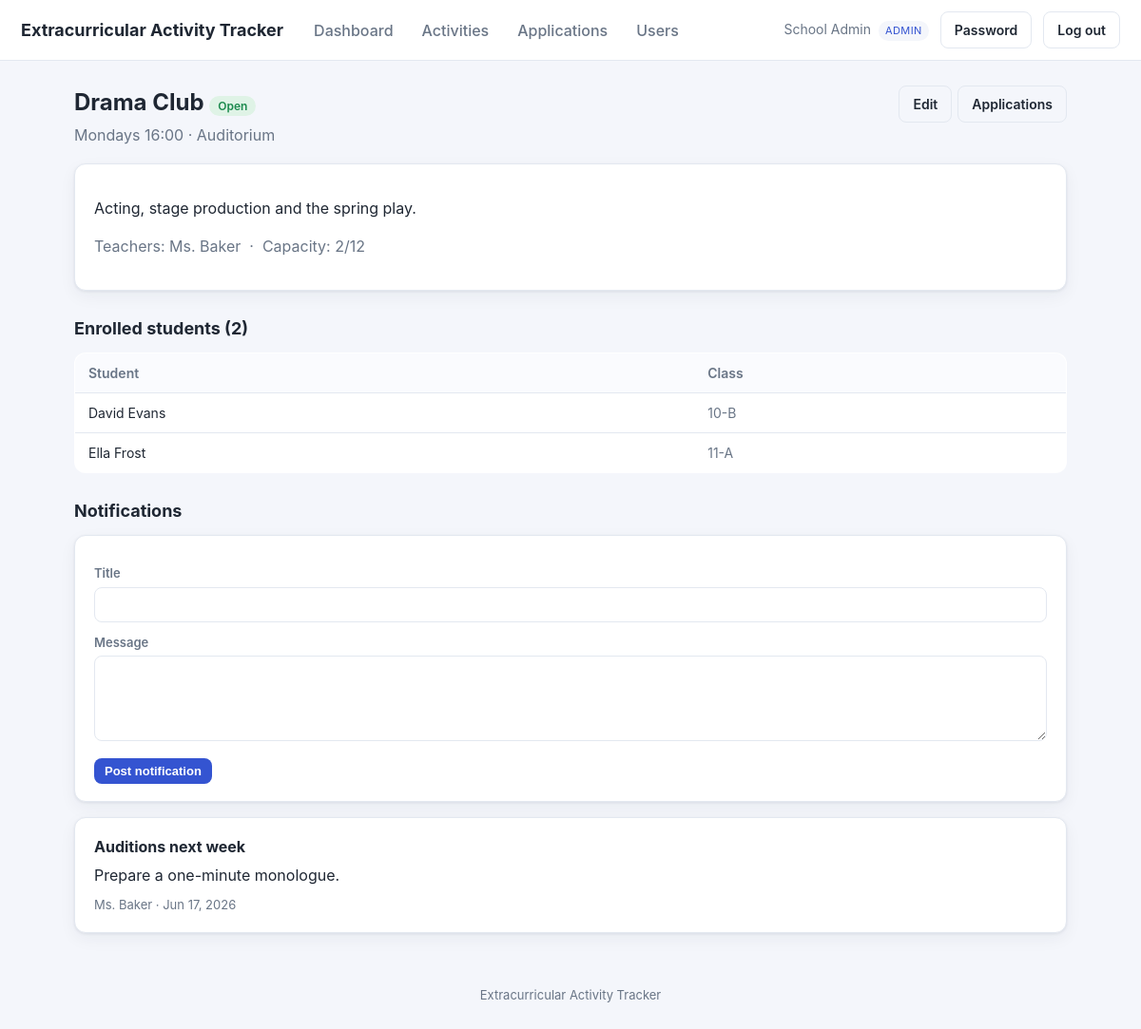
The page /activity_view.php?id=2 (signed in) on the database its author committed.
### tables this page shows
CREATE TABLE users (
  id          INT AUTO_INCREMENT PRIMARY KEY,
  name        VARCHAR(120) NOT NULL,
  email       VARCHAR(190) NOT NULL UNIQUE,
  password    VARCHAR(255) NOT NULL,
  role        ENUM('admin','teacher','student') NOT NULL,
  grade_class VARCHAR(40) DEFAULT NULL,         
  active      TINYINT(1) NOT NULL DEFAULT 1,
  must_change_password TINYINT(1) NOT NULL DEFAULT 0,
  created_at  DATETIME NOT NULL DEFAULT CURRENT_TIMESTAMP
);

CREATE TABLE activities (
  id            INT AUTO_INCREMENT PRIMARY KEY,
  name          VARCHAR(150) NOT NULL,
  description   TEXT,
  location      VARCHAR(150) DEFAULT NULL,
  schedule_text VARCHAR(150) DEFAULT NULL,      
  max_students  INT NOT NULL DEFAULT 20,
  status        ENUM('open','closed','archived') NOT NULL DEFAULT 'open',
  created_by    INT DEFAULT NULL,
  created_at    DATETIME NOT NULL DEFAULT CURRENT_TIMESTAMP,
  CONSTRAINT fk_act_creator FOREIGN KEY (created_by) REFERENCES users(id) ON DELETE SET NULL
);

CREATE TABLE notifications (
  id          INT AUTO_INCREMENT PRIMARY KEY,
  activity_id INT NOT NULL,
  title       VARCHAR(160) NOT NULL,
  message     TEXT NOT NULL,
  created_by  INT DEFAULT NULL,
  created_at  DATETIME NOT NULL DEFAULT CURRENT_TIMESTAMP,
  CONSTRAINT fk_not_activity FOREIGN KEY (activity_id) REFERENCES activities(id) ON DELETE CASCADE,
  CONSTRAINT fk_not_creator  FOREIGN KEY (created_by)  REFERENCES users(id)      ON DELETE SET NULL
);

### includes/db.php (called while the page is built, shortened)
<?php
function db(): PDO {
    static $pdo = null;
    if ($pdo === null) {
        $dsn = 'mysql:host=' . DB_HOST . ';dbname=' . DB_NAME . ';charset=utf8mb4';
        try {
            $pdo = new PDO($dsn, DB_USER, DB_PASS, [
                PDO::ATTR_ERRMODE            => PDO::ERRMODE_EXCEPTION,
                PDO::ATTR_DEFAULT_FETCH_MODE => PDO::FETCH_ASSOC,
                PDO::ATTR_EMULATE_PREPARES   => false,
            ]);
        } catch (PDOException $e) {
            http_response_code(500);
            die('Database connection failed. Check config.php. '
                . (DEBUG ? '(' . htmlspecialchars($e->getMessage()) . ')' : ''));
        }
    }
    return $pdo;
}

### includes/auth.php (called while the page is built, shortened)
<?php
require_once __DIR__ . '/db.php';
require_once __DIR__ . '/functions.php';
function current_user(): ?array {
    static $u = null;
    if ($u === null) {
        $st = db()->prepare('SELECT * FROM users WHERE id=? AND active=1');
        $st->execute([$_SESSION['uid']]);
        $u = $st->fetch() ?: null;
    }
    return $u;
}
function require_login(): array {
    $u = current_user();
    return $u;
}
function is_admin(array $u): bool   { return $u['role'] === 'admin'; }
function can_manage_activity(array $u, int $activityId): bool {
    if (is_admin($u)) return true;
    return false;
}

### activity_view.php (the view, shortened to what this page needs)
<?php
require_once __DIR__ . '/includes/auth.php';
$u = require_login();
$id = (int)($_GET['id'] ?? 0);
$st = db()->prepare("SELECT * FROM activities WHERE id=?");
$st->execute([$id]);
$a = $st->fetch();
$manages = can_manage_activity($u, $id);
$tt = db()->prepare("SELECT u.name FROM users u JOIN activity_teachers t ON t.teacher_id=u.id WHERE t.activity_id=? ORDER BY u.name");
$tt->execute([$id]);
$teachers = array_column($tt->fetchAll(), 'name');
$em = db()->prepare("SELECT u.name,u.grade_class FROM applications ap JOIN users u ON u.id=ap.student_id
                     WHERE ap.activity_id=? AND ap.status='approved' ORDER BY u.name");
$em->execute([$id]);
$members = $em->fetchAll();
$enrolled = count($members);
$full = $enrolled >= $a['max_students'];
$nt = db()->prepare("SELECT n.*, u.name AS author FROM notifications n LEFT JOIN users u ON u.id=n.created_by
                     WHERE n.activity_id=? ORDER BY n.created_at DESC");
$nt->execute([$id]);
$notes = $nt->fetchAll();
include __DIR__ . '/includes/header.php';
?>
<div style="display:flex;justify-content:space-between;align-items:flex-start;flex-wrap:wrap;gap:10px">
  <div>
    <h1><?= e($a['name']) ?> <?= status_badge($a['status']) ?></h1>
    <p class="sub"><?= e($a['schedule_text'] ?: 'No schedule set') ?> <?= $a['location']? '· '.e($a['location']):'' ?></p>
  </div>
  <div class="row-actions">
    <?php if ($manages): ?>
      <a class="btn btn-ghost" href="activity_edit.php?id=<?= $id ?>">Edit</a>
      <a class="btn btn-ghost" href="applications.php?activity=<?= $id ?>">Applications</a>
    <?php endif; ?>
  </div>
</div>
<div class="card">
  <p><?= nl2br(e($a['description'] ?: 'No description.')) ?></p>
  <p class="muted">Teachers: <?= $teachers ? e(implode(', ', $teachers)) : '—' ?>
     &nbsp;·&nbsp; Capacity: <?= $enrolled ?>/<?= (int)$a['max_students'] ?><?= $full?' (full)':'' ?></p>
</div>
<?php if ($manages): ?>
<h2>Enrolled students (<?= $enrolled ?>)</h2>
<?php if (!$members): ?><div class="card muted">No students enrolled yet.</div><?php else: ?>
<table><tr><th>Student</th><th>Class</th></tr>
<?php foreach ($members as $m): ?><tr><td><?= e($m['name']) ?></td><td class="muted"><?= e($m['grade_class'] ?: '—') ?></td></tr><?php endforeach; ?>
</table>
<?php endif; ?>
<?php endif; ?>
<h2>Notifications</h2>
<?php if ($manages): ?>
<div class="card">
  <form method="post">
    <label>Title</label><input name="title" required>
    <label>Message</label><textarea name="message" required></textarea>
    <div style="margin-top:12px"><button class="btn btn-sm">Post notification</button></div>
  </form>
</div>
<?php endif; ?>
<?php if (!$notes): ?><div class="card muted">No notifications yet.</div><?php else: ?>
  <?php foreach ($notes as $n): ?>
    <div class="card">
      <strong><?= e($n['title']) ?></strong>
      <div style="margin:6px 0"><?= nl2br(e($n['message'])) ?></div>
      <span class="muted" style="font-size:13px"><?= e($n['author'] ?: 'Staff') ?> · <?= e(date('M j, Y', strtotime($n['created_at']))) ?></span>
    </div>
  <?php endforeach; ?>
<?php endif; ?>
<?php include __DIR__ . '/includes/footer.php'; ?>

### includes/header.php (shortened to what this page needs)
<?php
$u = $u ?? current_user();
?><!DOCTYPE html>
<html lang="en">
<head>
<link rel="stylesheet" href="assets/style.css">
</head>
<body>
<header class="topbar">
  <a class="brand" href="dashboard.php"><?= e(APP_NAME) ?></a>
  <?php if ($u): ?>
  <nav class="mainnav">
    <a href="dashboard.php">Dashboard</a>
    <a href="activities.php">Activities</a>
    <?php if (is_admin($u) || is_teacher($u)): ?>
      <a href="applications.php">Applications</a>
    <?php endif; ?>
    <?php if (is_admin($u)): ?>
      <a href="users.php">Users</a>
    <?php endif; ?>
  </nav>
  <div class="userbox">
    <span class="uname"><?= e($u['name']) ?> <span class="role"><?= e($u['role']) ?></span></span>
    <a class="btn btn-ghost" href="change_password.php">Password</a>
    <a class="btn btn-ghost" href="logout.php">Log out</a>
  </div>
  <?php endif; ?>
</header>
<main class="container">

### includes/functions.php (shortened to what this page needs)
<?php
function e(?string $s): string {
    return htmlspecialchars($s ?? '', ENT_QUOTES, 'UTF-8');
}
function status_badge(string $status): string {
    return '<span class="badge badge-' . e($status) . '">' . e(ucfirst($status)) . '</span>';
}

### assets/style.css (style rules this page uses)
:root { --bg:#f4f6fb; --card:#fff; --ink:#1f2733; --muted:#697586; --line:#e3e8f0; --brand:#3454d1; --brand-d:#2740a8; --ok:#1c8a4e; --warn:#b7791f; --bad:#c23b3b; --radius:12px; --shadow:0 1px 3px rgba(20,30,60,.08),0 6px 18px rgba(20,30,60,.05); }
* { box-sizing:border-box }
body { margin:0;font-family:-apple-system,Segoe UI,Roboto,Helvetica,Arial,sans-serif; background:var(--bg);color:var(--ink);line-height:1.5 }
a { color:var(--brand);text-decoration:none }
.topbar { display:flex;align-items:center;gap:20px;background:var(--card); padding:12px 22px;border-bottom:1px solid var(--line);flex-wrap:wrap }
.brand { font-weight:700;font-size:18px;color:var(--ink) }
.mainnav { display:flex;gap:6px;flex:1;flex-wrap:wrap }
.mainnav a { padding:7px 12px;border-radius:8px;color:var(--muted);font-weight:500 }
.userbox { display:flex;align-items:center;gap:12px }
.uname { font-size:14px;color:var(--muted) }
.role { display:inline-block;font-size:11px;text-transform:uppercase;letter-spacing:.04em; background:var(--bg);color:var(--brand);padding:2px 7px;border-radius:20px;margin-left:4px }
.container { max-width:1080px;margin:26px auto;padding:0 18px }
h1 { font-size:24px;margin:0 0 4px }
h2 { font-size:18px;margin:26px 0 12px }
.sub { color:var(--muted);margin:0 0 18px }
.card { background:var(--card);border:1px solid var(--line);border-radius:var(--radius); padding:18px 20px;box-shadow:var(--shadow);margin-bottom:16px }
table { width:100%;border-collapse:collapse;background:var(--card); border:1px solid var(--line);border-radius:var(--radius);overflow:hidden }
th,td { text-align:left;padding:10px 14px;border-bottom:1px solid var(--line);font-size:14px }
th { background:#fafbfe;color:var(--muted);font-weight:600 }
tr:last-child td { border-bottom:none }
.btn { display:inline-block;border:1px solid transparent;background:var(--brand);color:#fff; padding:8px 14px;border-radius:8px;font-size:14px;cursor:pointer;font-weight:600 }
.btn-ghost { background:transparent;border-color:var(--line);color:var(--ink) }
.btn-sm { padding:5px 10px;font-size:13px }
label { display:block;font-size:13px;color:var(--muted);margin:12px 0 4px;font-weight:600 }
input,select,textarea { width:100%;padding:9px 11px;border:1px solid var(--line); border-radius:8px;font-size:14px;font-family:inherit;background:#fff }
textarea { min-height:90px;resize:vertical }
.badge { font-size:12px;padding:3px 9px;border-radius:20px;font-weight:600 }
.badge-open { background:#dff3e6;color:var(--ok) }
.muted { color:var(--muted) }
.row-actions { display:flex;gap:6px;flex-wrap:wrap }

### rows shown on the page
users: name "School Admin", role "ADMIN"
activities: name "Drama Club", status "Open", schedule_text "Mondays 16:00", location "Auditorium", description "Acting, stage production and the spring play.", max_students "12"
users: name "David Evans", grade_class "10-B"
users: name "Ella Frost", grade_class "11-A"
notifications: title "Auditions next week", message "Prepare a one-minute monologue.", created_by.name "Ms. Baker", created_at "Jun 17, 2026"

### other values the page prints
APP_NAME "Extracurricular Activity Tracker"
implode(', ', $teachers) "Ms. Baker"
$enrolled "2"
